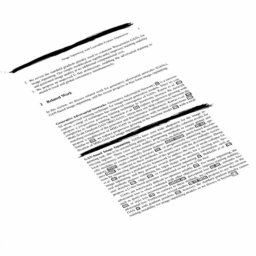
#> input picture assignment 2/images/page1.png, 256 x 256 px; its folder holds 6 pictures in this run
$ jupyter execute --allow-errors task4d.ipynb   (older library calls are emulated)
#> lines starting #> are read from the running program, lines starting #| are printed output that depends on the picture; after the words box and inside, x2 and y2 are one past the last pixel; in counts of white or black regions, pixels touching at a corner belong together
### assignment 2/utils.py
import torch
import os
import skimage
import skimage.draw
import numpy as np
import matplotlib.pyplot as plt
import warnings
import pathlib
import torch
import numpy as np
import matplotlib.pyplot as plt


image_output_dir = pathlib.Path("image_processed")
image_output_dir.mkdir(exist_ok=True, parents=True)

# [132 lines left out: functions compute_loss_and_accuracy, plot_loss, to_cuda, to_uint8, save_im, uint8_to_float and 2 more, not called in this run]


def read_im(filepath):
    im = plt.imread(filepath)
    if im.dtype == np.uint8:
        im = im.astype(float) / 255
    return im


# [8 lines left out: function normalize, not called in this run]


def find_angle(im_binary: np.ndarray) -> float:
    """Uses a hough line transform to find a straight line through points in the input image

    Args:
        im_binary ([np.ndarray, np.bool]): [A binary image of shape [H, W]]
        verbose ([bool]): [to plot or not]

    Returns:
        [float]: [The angle in degrees]
    """
    angles = np.linspace(-np.pi/2, np.pi/2, 360)
    h, theta, d = skimage.transform.hough_line(im_binary, theta=angles)
    _, angles, distances = skimage.transform.hough_line_peaks(
        h, theta, d, num_peaks=1)
    return angles, distances


def create_hough_line_image(im, angles, distances):
    hough_im = np.zeros_like(im)
    for angle, dist in zip(angles, distances):
        for x in range(0, im.shape[1]):
            y = int((dist - x * np.cos(angle)) / np.sin(angle))
            if y < 0 or y >= hough_im.shape[0]:
                continue
            hough_im[y, x] = 1
    return hough_im


# [32 lines left out: function np_make_image_grid, not called in this run]

### assignment 2/task4d.ipynb
[cell 1]
import skimage
import skimage.io
import skimage.transform
import pathlib
import numpy as np
import utils
import matplotlib.pyplot as plt
image_dir = pathlib.Path("images")
impaths = [
    image_dir.joinpath("page1.png"),
    image_dir.joinpath("page2.png"),
    image_dir.joinpath("page4.png"),
    image_dir.joinpath("page6.png"),
    image_dir.joinpath("page7.png"),
    image_dir.joinpath("page8.png"),
]

[cell 2]
def create_binary_image(im):
    """Creates a binary image from a greyscale image "im"

    Args:
        im ([np.ndarray, np.float]): [An image of shape [H, W] in the range [0, 1]]

    Returns:
        [np.ndarray, np.bool]: [A binary image]
    """

    # START YOUR CODE HERE ### (You can change anything inside this block)

    # apply fft
    fft = np.fft.fft2(im)
    fft_shift = np.fft.fftshift(fft)
    binary_im = np.zeros_like(fft_shift, dtype=np.bool)
    # use hough transform to find the lines
    height, width = im.shape
    h = int(np.sqrt(height**2 + width**2))

    for x in range(height):
        for j in range(width):
            # if edge point at (x,y)
            if fft_shift[x, j] > 100: # we have tested the threshold from 0 to 255, and we found that 100 is the best threshold
                # for all the theta
                for theta in range(360):
                    # calculate the rho - based on the formula in the lecture slides
                    rho = int(x*np.cos(theta) + j*np.sin(theta))
                    # if rho is in the range of the image
                    if rho >= 0 and rho < h: # add this to avoid the index out of range error
                        # set the binary image to be true
                        binary_im[x, j] = True
                        break # break the loop if we found the first theta that satisfies the condition

    # this is the best solution that we have tested to since we did not have this in the lectures yet

    ### END YOUR CODE HERE ###
    return binary_im

#> (a cell that did not finish here is left out)

#> in read_im, im is the input picture: shape (256, 256) float32; min 0, max 0.996, mean 0.939
        im_binary = create_binary_image(im)
#> after the loop in create_binary_image, `for x in range(height):`:
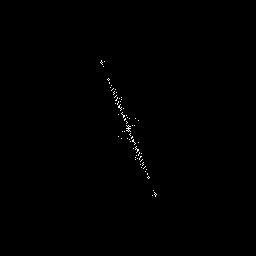
#> binary_im: shape (256, 256) bool; 0.26% white in thin lines or dots, all inside (x1, y1, x2, y2) = (100, 60, 157, 197)
        assert im_binary.dtype == np.bool,            f"Expected the image to be of dtype np.bool, got {im_binary.dtype}"
        angles, distances = utils.find_angle(im_binary)
#> in find_angle, `h, theta, d = skimage.transform.hough_line(im_binary, theta=angles)`:
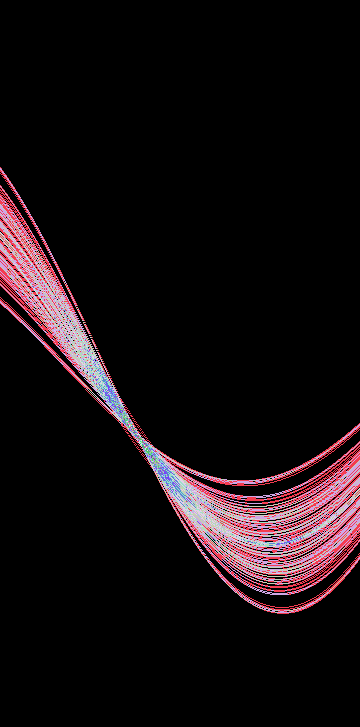
#> h: shape (727, 360) uint64; 42 distinct labels, from 0 to 54; one colour per label, 0 black
#> in find_angle, `h, theta, d = skimage.transform.hough_line(im_binary, theta=angles)`: theta = 360 values from -1.57 to 1.57; d = 727 values from -363 to 363
#> in find_angle, `_, angles, distances = skimage.transform.hough_line_peaks( h, theta, d..`: angles = [-0.381]; distances = [71]
#> `angles, distances = utils.find_angle(im_binary)`: angles = [-0.381]; distances = [71]
#> `angle = angles[0] * 180 / np.pi`: angle = -21.81
#| Found angle: -21.81
        angle = 0
        if len(angles) > 0:
            angle = angles[0] * 180 / np.pi
        print(f"Found angle: {angle:.2f}")
        hough_im = utils.create_hough_line_image(im, angles, distances)
#> the loop in create_hough_line_image, `for angle, dist in zip(angles, distances):` made 1 pass
#> (angle, dist) on pass 1: (-0.381, 71)
#> after the loop in create_hough_line_image, `for angle, dist in zip(angles, distances):`:
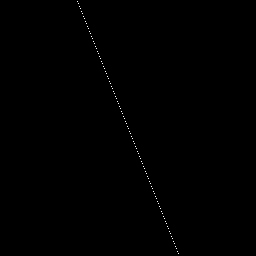
#> hough_im: shape (256, 256) float32; values 0 (black) and 1 (white), 0.16% white in thin lines or dots, all inside (x1, y1, x2, y2) = (77, 1, 179, 254)
#> `rotated = skimage.transform.rotate(im, angle, cval=im.max())`:
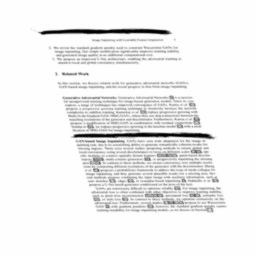
#> rotated: shape (256, 256) float32; min 0, max 0.996, mean 0.939
#> pass 2 of the loop `for i, impath in enumerate(impaths):`:
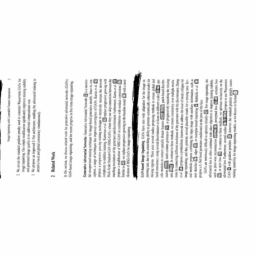
#> input picture assignment 2/images/page2.png, 256 x 256 px
#> in read_im, im is the input picture: shape (256, 256) float32; min 0, max 0.996, mean 0.944
#> after the loop in create_binary_image (call 2), `for x in range(height):`:
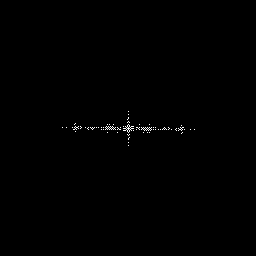
#> binary_im: shape (256, 256) bool; 0.28% white in thin lines or dots, all inside (x1, y1, x2, y2) = (62, 111, 195, 146)
#> `angles, distances = utils.find_angle(im_binary)`: angles = [-1.55]; distances = [-126]
#> `angle = angles[0] * 180 / np.pi`: angle = -89
#| Found angle: -89.00
#> the loop in create_hough_line_image (call 2), `for angle, dist in zip(angles, distances):` made 1 pass
#> (angle, dist) on pass 1: (-1.55, -126)
#> `rotated = skimage.transform.rotate(im, angle, cval=im.max())`:
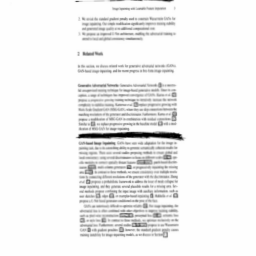
#> rotated: shape (256, 256) float32; min 0, max 0.996, mean 0.945
#> pass 3 of the loop `for i, impath in enumerate(impaths):`:
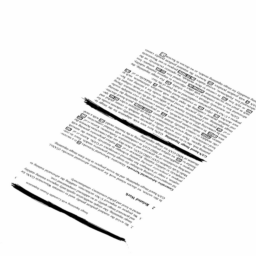
#> input picture assignment 2/images/page4.png, 256 x 256 px
#> in read_im, im is the input picture: shape (256, 256) float32; min 0, max 0.996, mean 0.939
#> after the loop in create_binary_image (call 3), `for x in range(height):`:
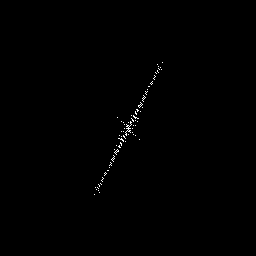
#> binary_im: shape (256, 256) bool; 0.31% white in thin lines or dots, all inside (x1, y1, x2, y2) = (94, 62, 163, 195)
#> `angles, distances = utils.find_angle(im_binary)`: angles = [0.468]; distances = [172]
#> `angle = angles[0] * 180 / np.pi`: angle = 26.82
#| Found angle: 26.82
#> `rotated = skimage.transform.rotate(im, angle, cval=im.max())`:
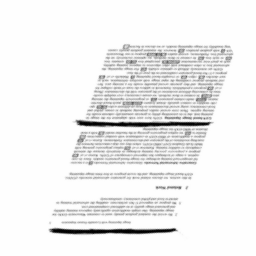
#> rotated: shape (256, 256) float32; min 0, max 0.996, mean 0.939
        rotated = skimage.transform.rotate(im, angle, cval=im.max())
        images_to_visualize.extend(
            [im, im_binary, hough_im, rotated]
        )
    image = utils.np_make_image_grid(images_to_visualize, nrow=len(impaths))
    utils.save_im("task4d.png", image)
    plt.imshow(image, cmap="gray")
